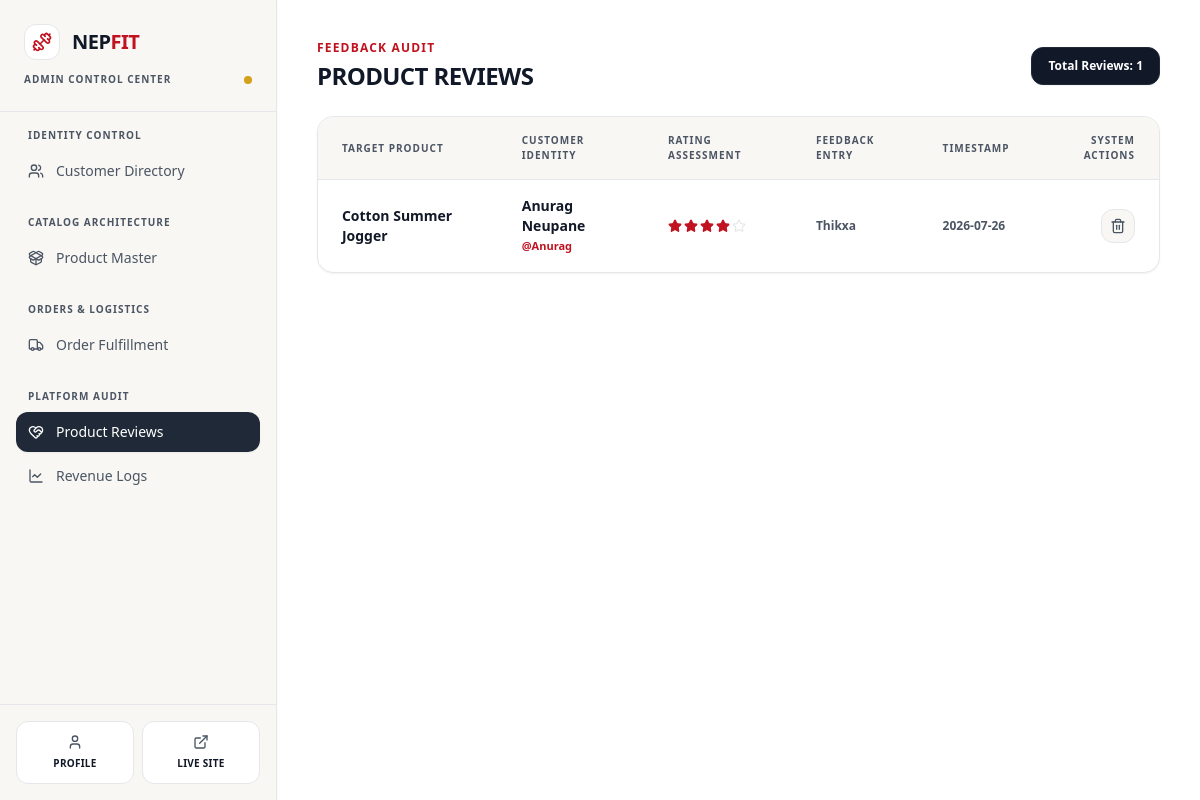
The page /dashboard/admin/?section=product-reviews (signed in) on the database as committed earlier.
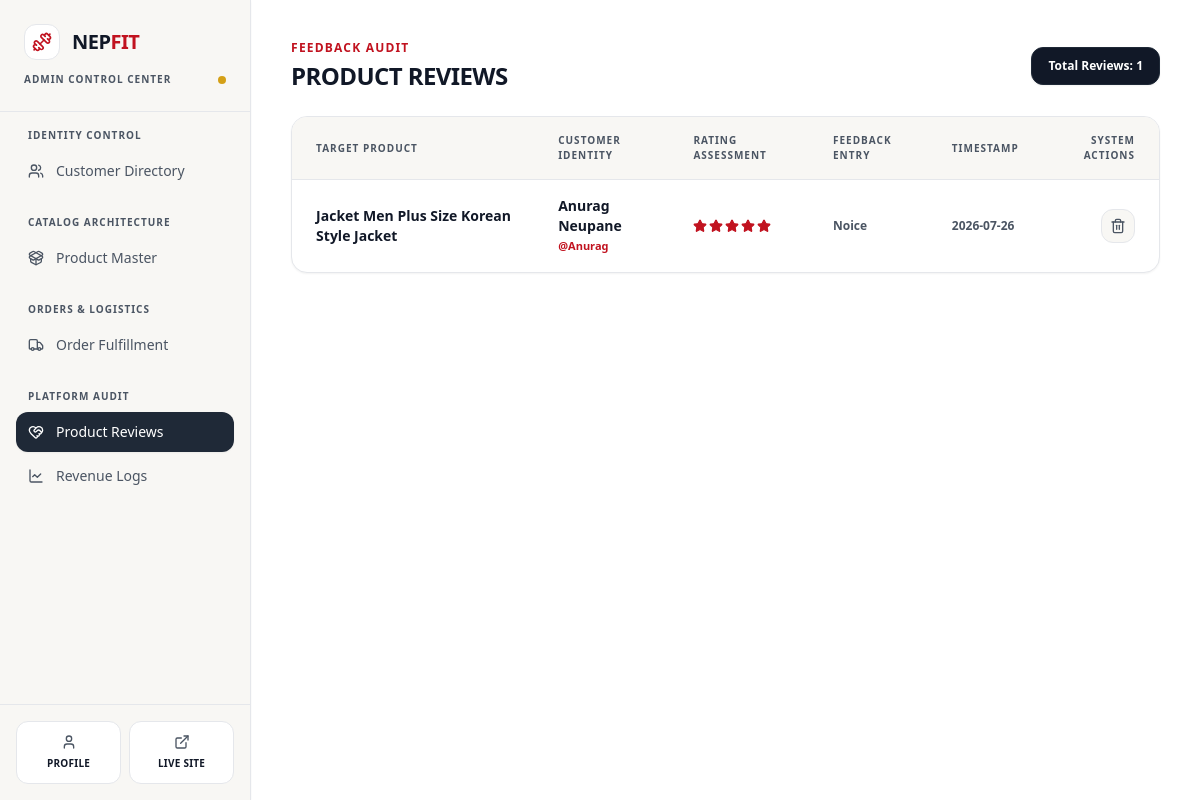
The same page on the database as committed later.
### nf_app/models.py (models this page shows, shortened)
class Review(models.Model):
    product = models.ForeignKey(Product, on_delete=models.CASCADE, related_name='reviews')
    customer = models.ForeignKey(User, on_delete=models.CASCADE)
    rating = models.PositiveIntegerField(default=5)
    comment = models.TextField()
    created_at = models.DateTimeField(auto_now_add=True)

class Product(models.Model):
    class Category(models.TextChoices):
        SHIRTS = 'shirts', 'Shirts'
        T_SHIRTS = 't_shirts', 'T-Shirts'
        PANTS = 'pants', 'Pants'
        HOODIES = 'hoodies', 'Hoodies'
        JACKETS = 'jackets', 'Jackets'
        SWEATSHIRTS = 'sweatshirts', 'Sweatshirts'
        JOGGERS = 'joggers', 'Joggers'
        SHORTS = 'shorts', 'Shorts'
    class Size(models.TextChoices):
        SMALL = 'S', 'Small'
        MEDIUM = 'M', 'Medium'
        LARGE = 'L', 'Large'
        XLARGE = 'XL', 'Extra Large'
        XXLARGE = 'XXL', 'Double Extra Large'
    name = models.CharField(max_length=255)
    brand = models.CharField(max_length=100, default='NepFit', help_text="Brand name (e.g., NepFit)")
    category = models.CharField(max_length=30, choices=Category.choices)
    size = models.CharField(max_length=10, choices=Size.choices, default=Size.MEDIUM, help_text="Default size for this product")
    description = models.TextField(help_text="Product details, fabric materials, and sizing guide.")
    price = models.DecimalField(max_digits=10, decimal_places=2)
    stock = models.PositiveIntegerField(default=10)
    product_image = models.ImageField(upload_to='images/products/')
    is_active = models.BooleanField(default=True)
    created_at = models.DateTimeField(auto_now_add=True)

class User(AbstractUser):
    phone = models.CharField(max_length=20, blank=True)
    address = models.TextField(blank=True)
    profile_picture = models.ImageField(upload_to='images/user/', blank=True, null=True)

### nf_app/views/dashboard.py (the view)
# urls.py: path('dashboard/admin/', admin_dashboard_view, name='admin_dashboard'),
@login_required
def admin_dashboard_view(request):
    if not request.user.is_staff:
        messages.error(request, "You are not authorized to access the admin dashboard.")
        return redirect('home')
    section = request.GET.get('section', 'customer-management')
    context = {
        'section': section,
        'awaiting_dispatch_count': Order.objects.filter(status=Order.Status.CONFIRMED).count(),
        'awaiting_delivery_count': Order.objects.filter(status=Order.Status.SHIPPING).count(),
        'delivered_count': Order.objects.filter(status=Order.Status.DELIVERED).count(),
        'completed_count': Order.objects.filter(status=Order.Status.COMPLETED).count(),
        'cancelled_count': Order.objects.filter(status=Order.Status.CANCELLED).count(),
        'total_gross_revenue': Order.objects.filter(status=Order.Status.COMPLETED).aggregate(total=models.Sum('total_amount'))['total'] or 0,
    }
    if section == 'customer-management':
        context['customers'] = User.objects.filter(is_staff=False).order_by('-date_joined')
    elif section == 'product-management':
        context['products'] = Product.objects.all().order_by('-created_at')
    elif section == 'order-fulfillment':
        context['orders'] = Order.objects.all().order_by('-created_at')
    elif section == 'product-reviews':
        context['reviews'] = Review.objects.all().order_by('-created_at')
    elif section == 'revenue-logs':
        context['revenue_logs'] = Order.objects.filter(status=Order.Status.COMPLETED).order_by('-created_at')
    return render(request, 'dashboard/admin_dashboard.html', context)

### nf_app/templates/dashboard/admin_dashboard.html (shortened to what the changed rows need)
<!DOCTYPE html>
<html lang="en">
<head>
    {% load static %}
    <link href="{% static 'css/styles.css' %}" rel="stylesheet" />
</head>
<body class="bg-[#FFFFFF] flex min-h-screen overflow-hidden text-[#111827] font-sans">
    <aside class="w-72 bg-[#F8F7F4] flex flex-col shadow-sm relative z-30 border-r border-[#E5E7EB]">
        <div class="p-6 border-b border-[#E5E7EB]">
            <div class="flex items-center gap-3">
                <h1 class="text-xl font-extrabold tracking-tight text-[#111827]">
                    NEP<span class="text-[#C1121F] font-black">FIT</span>
                </h1>
            </div>
        </div>
    </aside>
    <main class="flex-grow flex flex-col h-screen overflow-y-auto bg-[#FFFFFF] p-6 lg:p-10">
        <div class="max-w-7xl w-full mx-auto">
            {% if section == 'customer-management' or not section %}
                {% include 'dashboard/admin/_customer_management.html' %}
            {% elif section == 'product-management' %}
                {% include 'dashboard/admin/_product_management.html' %}
            {% elif section == 'order-fulfillment' %}
                {% include 'dashboard/admin/_order_fulfillment.html' %}
            {% elif section == 'product-reviews' %}
                {% include 'dashboard/admin/_product_reviews.html' %}
            {% elif section == 'revenue-logs' %}
                {% include 'dashboard/admin/_revenue_logs.html' %}
            {% endif %}
        </div>
    </main>
</body>
</html>

### nf_app/templates/dashboard/admin/_product_reviews.html (shortened to what this page needs)
<div class="space-y-6">
    <div class="flex flex-col sm:flex-row sm:items-center justify-between gap-4">
        <div>
            <h2 class="text-xs font-extrabold uppercase tracking-widest text-[#C1121F] mb-1">Feedback Audit</h2>
            <h1 class="text-2xl font-black text-[#111827] tracking-tight uppercase">Product Reviews</h1>
        </div>
        <div class="flex items-center gap-3">
            <div class="bg-[#111827] text-[#FFFFFF] px-4 py-2.5 rounded-xl border border-[#1F2937] text-xs font-black shadow-sm">
                Total Reviews: {{ reviews|length }}
            </div>
        </div>
    </div>
    <div class="bg-[#FFFFFF] border border-[#E5E7EB] rounded-2xl shadow-sm overflow-hidden">
        <div class="overflow-x-auto">
            <table class="w-full text-left border-collapse">
                {% if reviews %}
                <thead>
                    <tr class="border-b border-[#E5E7EB] text-[10px] font-extrabold uppercase tracking-widest text-[#4B5563] bg-[#F8F7F4]">
                        <th class="p-4 pl-6">Target Product</th>
                        <th class="p-4">Customer Identity</th>
                        <th class="p-4">Rating Assessment</th>
                        <th class="p-4 max-w-xs">Feedback Entry</th>
                        <th class="p-4">Timestamp</th>
                        <th class="p-4 pr-6 text-right">System Actions</th>
                    </tr>
                </thead>
                {% endif %}
                <tbody class="divide-y divide-[#E5E7EB] text-sm font-extrabold text-[#111827]">
                    {% for review in reviews %}
                        <tr class="hover:bg-[#F8F7F4]/80 transition-colors">
                            <td class="p-4 pl-6">
                                <span class="text-[#111827] block font-black text-sm">{{ review.product.name }}</span>
                            </td>
                            <td class="p-4">
                                <span class="text-[#111827] block font-black">{{ review.customer.get_full_name }}</span>
                                <span class="text-[11px] font-bold text-[#C1121F] block">@{{ review.customer.username }}</span>
                            </td>
                            <td class="p-4">
                                <div class="flex items-center gap-0.5 text-[#C1121F]">
                                    {% for i in '12345' %}
                                        {% if forloop.counter <= review.rating %}
                                            <i data-lucide="star" class="w-3.5 h-3.5 fill-current"></i>
                                        {% else %}
                                            <i data-lucide="star" class="w-3.5 h-3.5 text-[#E5E7EB]"></i>
                                        {% endif %}
                                    {% endfor %}
                                </div>
                            </td>
                            <td class="p-4 max-w-xs text-xs text-[#4B5563] font-bold leading-relaxed">
                                <p class="truncate hover:text-clip hover:whitespace-normal transition-all">{{ review.comment }}</p>
                            </td>
                            <td class="p-4 font-bold text-xs text-[#4B5563]">{{ review.created_at|date:"Y-m-d" }}</td>
                            <td class="p-4 pr-6 text-right">
                                <div class="flex items-center justify-end gap-2">
                                    <a href="/review/delete/{{ review.id }}" title="Delete Review From Catalog" class="p-2 bg-[#F8F7F4] hover:bg-[#B91C1C]/10 text-[#4B5563] hover:text-[#B91C1C] rounded-xl border border-[#E5E7EB] hover:border-[#B91C1C]/20 transition-all">
                                        <i data-lucide="trash-2" class="w-4 h-4"></i>
                                    </a>
                                </div>
                            </td>
                        </tr>
                    {% endfor %}
                </tbody>
            </table>
        </div>
    </div>
</div>

Rows that differ between the two databases and show on the page:
removed Review: product.name "Cotton Summer Jogger", customer.get_full_name "Anurag Neupane", customer.username "Anurag", rating 4 (drawn), comment "Thikxa", created_at "2026-07-26"
added Review: product.name "Jacket Men Plus Size Korean Style Jacket", customer.get_full_name "Anurag Neupane", customer.username "Anurag", rating 5 (drawn), comment "Noice", created_at "2026-07-26"
